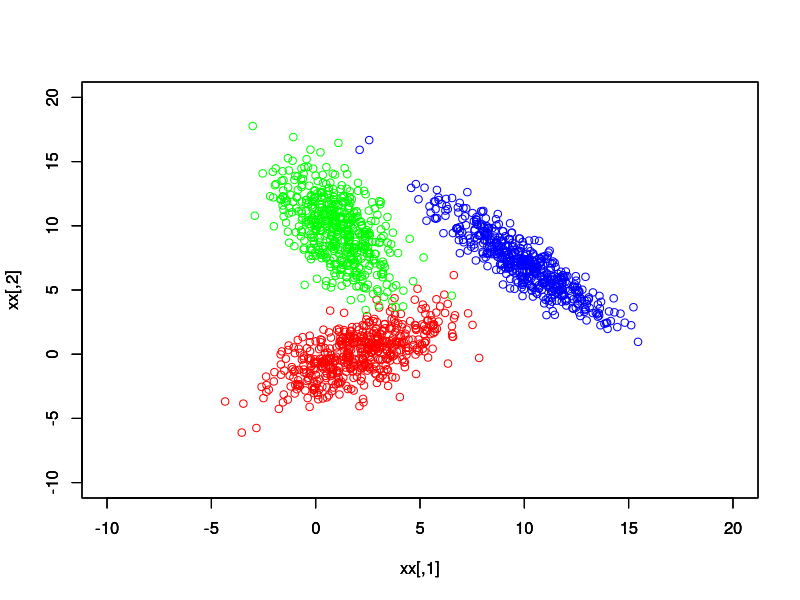

Recreate this plot in R.
rm(list=ls())

# let us generate data
labelsNr<-3 #number of labels
labelsJ<-1:1:labelsNr #labels are numbers 1,2,3
labelsI<-1:1:500 #number of data points for label 500

#When the number of dimensions equals 2 -> bivariate normal distribution 
#that is defined with a two-dimensional vector of means, 
#m=(m1,m2) and covariance matrix sigma  ??=[(??1)^2, ??12, ??21, (??2)^2].
#reference: https://www.itl.nist.gov/div898/handbook/pmc/section5/pmc542.htm

sigma1<-matrix(c(4,2,2,3),ncol=2) #covariance matrix of sigmas, must be symmetric!!
sigma1
sigma2<-matrix(c(2,-2,-2,6),ncol=2)
sigma3<-matrix(c(4,-4,-4,5),ncol=2)

# more ellegant way to construct 
eig_vec_1 <- matrix(c(0.4,0.2,0.2,0.4), nrow=2, ncol=2)
eig_vec_2 <- matrix(c(0.2,-0.1,-0.1,0.2), nrow=2, ncol=2)

eig_val_1<- matrix(c(1,0,0,1) ,nrow=2, ncol=2)
eig_val_2<- matrix(c(1,0,0,1) ,nrow=2, ncol=2)

#covariance matrices
#sigma1 <- eig_vec_1 %*% eig_val_1 %*% t(eig_vec_1)
#sigma2 <-  eig_vec_2 %*% eig_val_2 %*% t(eig_vec_2)

mean1=c(2,0) #mean of both 2 variables/dimensions
mean1
mean2=c(1,10)
mean3=c(10,7)
#Sigmas=data.frame(sigma1,sigma2,sigma3)
Sigmas=list(sigma1,sigma2,sigma3)
Sigmas
Means=list(mean1,mean2,mean3)
x<-matrix(,1500,3)  #matrix that will contain all the data

library(mvtnorm) #multivariate normal distribution library (multivariate - more than 1 dimension, variable)

for (j in seq(along=labelsJ)){
  sigma=Sigmas[[j]]
  mean=Means[[j]]
  xx <- rmvnorm(n=500, mean=mean, sigma=sigma) #random multivariate normal distribution function
  a<-switch(j,"red","green","blue"); #dot color
  plot(xx,col=a,type="p",xlim=c(-10,20),ylim=c(-10,20)) #plot xx
  par(new=TRUE) #to include the previous plot on the previous = combine plots
  for (i in seq(along=labelsI)){ #insert the generated data inside the x matrix and add label
   x[(j-1)*500+i,1:2]=xx[i,]
   x[(j-1)*500+i,3]=j
  }
}

x <- x[,1:2] # the data we used was initially prepared for the classification example please remove third column 

#save(x,file="/Users/sven/Google Drive/Teaching/Data_Mining_2021/Practice_02/kdata.RData")


